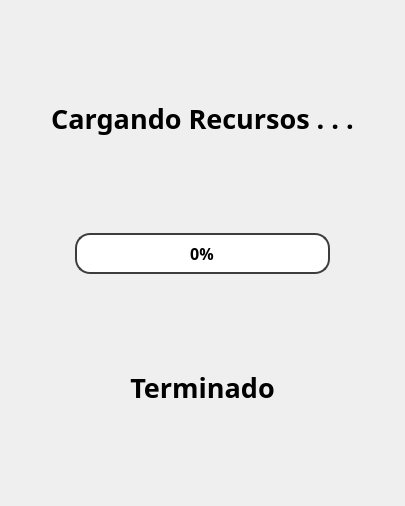
                  <widget class="QWidget" name="Pag2">
                   <property name="styleSheet">
                    <string notr="true"/>
                   </property>
                   <layout class="QVBoxLayout" name="verticalLayout_7">
                    <item>
                     <spacer name="verticalSpacer_7">
                      <property name="orientation">
                       <enum>Qt::Vertical</enum>
                      </property>
                      <property name="sizeHint" stdset="0">
                       <size>
                        <width>20</width>
                        <height>89</height>
                       </size>
                      </property>
                     </spacer>
                    </item>
                    <item>
                     <layout class="QHBoxLayout" name="horizontalLayout_10">
                      <item>
                       <spacer name="horizontalSpacer_13">
                        <property name="orientation">
                         <enum>Qt::Horizontal</enum>
                        </property>
                        <property name="sizeHint" stdset="0">
                         <size>
                          <width>40</width>
                          <height>20</height>
                         </size>
                        </property>
                       </spacer>
                      </item>
                      <item>
                       <widget class="QLabel" name="Informacion">
                        <property name="font">
                         <font>
                          <family>Goudy Old Style</family>
                          <pointsize>20</pointsize>
                          <weight>75</weight>
                          <bold>true</bold>
                         </font>
                        </property>
                        <property name="text">
                         <string>Cargando Recursos . . .</string>
                        </property>
                        <property name="alignment">
                         <set>Qt::AlignCenter</set>
                        </property>
                       </widget>
                      </item>
                      <item>
                       <spacer name="horizontalSpacer_14">
                        <property name="orientation">
                         <enum>Qt::Horizontal</enum>
                        </property>
                        <property name="sizeHint" stdset="0">
                         <size>
                          <width>40</width>
                          <height>20</height>
                         </size>
                        </property>
                       </spacer>
                      </item>
                     </layout>
                    </item>
                    <item>
                     <spacer name="verticalSpacer_8">
                      <property name="orientation">
                       <enum>Qt::Vertical</enum>
                      </property>
                      <property name="sizeHint" stdset="0">
                       <size>
                        <width>20</width>
                        <height>90</height>
                       </size>
                      </property>
                     </spacer>
                    </item>
                    <item>
                     <layout class="QHBoxLayout" name="horizontalLayout_11" stretch="1,4,1">
                      <item>
                       <spacer name="horizontalSpacer_15">
                        <property name="orientation">
                         <enum>Qt::Horizontal</enum>
                        </property>
                        <property name="sizeHint" stdset="0">
                         <size>
                          <width>40</width>
                          <height>20</height>
                         </size>
                        </property>
                       </spacer>
                      </item>
                      <item>
                       <widget class="QProgressBar" name="BarProgress">
                        <property name="minimumSize">
                         <size>
                          <width>0</width>
                          <height>41</height>
                         </size>
                        </property>
                        <property name="font">
                         <font>
                          <family>Bodoni MT</family>
                          <pointsize>12</pointsize>
                          <weight>75</weight>
                          <bold>true</bold>
                         </font>
                        </property>
                        <property name="cursor">
                         <cursorShape>WaitCursor</cursorShape>
                        </property>
                        <property name="styleSheet">
                         <string notr="true">QProgressBar{
background-color:#ffffff;
border: 2px solid rgb(61,61,61);
border-radius:15px;
}

QProgressBar::chunk{
border-radius:13px;;
background-color: qlineargradient(spread:reflect, x1:0, y1:0, x2:0, y2:1, stop:0 rgba(71, 159, 164, 255), stop:1 rgba(0, 112, 192, 255));
border: 0px solid rgb(61,61,61);
}</string>
                        </property>
                        <property name="value">
                         <number>0</number>
                        </property>
                        <property name="alignment">
                         <set>Qt::AlignCenter</set>
                        </property>
                        <property name="textVisible">
                         <bool>true</bool>
                        </property>
                        <property name="orientation">
                         <enum>Qt::Horizontal</enum>
                        </property>
                        <property name="invertedAppearance">
                         <bool>false</bool>
                        </property>
                       </widget>
                      </item>
                      <item>
                       <spacer name="horizontalSpacer_16">
                        <property name="orientation">
                         <enum>Qt::Horizontal</enum>
                        </property>
                        <property name="sizeHint" stdset="0">
                         <size>
                          <width>40</width>
                          <height>20</height>
                         </size>
                        </property>
                       </spacer>
                      </item>
                     </layout>
                    </item>
                    <item>
                     <spacer name="verticalSpacer_9">
                      <property name="orientation">
                       <enum>Qt::Vertical</enum>
                      </property>
                      <property name="sizeHint" stdset="0">
                       <size>
                        <width>20</width>
                        <height>89</height>
                       </size>
                      </property>
                     </spacer>
                    </item>
                    <item>
                     <layout class="QHBoxLayout" name="horizontalLayout_9">
                      <item>
                       <spacer name="horizontalSpacer_17">
                        <property name="orientation">
                         <enum>Qt::Horizontal</enum>
                        </property>
                        <property name="sizeHint" stdset="0">
                         <size>
                          <width>40</width>
                          <height>20</height>
                         </size>
                        </property>
                       </spacer>
                      </item>
                      <item>
                       <widget class="QLabel" name="Terminado">
                        <property name="font">
                         <font>
                          <family>Goudy Old Style</family>
                          <pointsize>20</pointsize>
                          <weight>75</weight>
                          <bold>true</bold>
                         </font>
                        </property>
                        <property name="text">
                         <string>Terminado</string>
                        </property>
                        <property name="alignment">
                         <set>Qt::AlignCenter</set>
                        </property>
                       </widget>
                      </item>
                      <item>
                       <spacer name="horizontalSpacer_18">
                        <property name="orientation">
                         <enum>Qt::Horizontal</enum>
                        </property>
                        <property name="sizeHint" stdset="0">
                         <size>
                          <width>40</width>
                          <height>20</height>
                         </size>
                        </property>
                       </spacer>
                      </item>
                     </layout>
                    </item>
                    <item>
                     <spacer name="verticalSpacer_10">
                      <property name="orientation">
                       <enum>Qt::Vertical</enum>
                      </property>
                      <property name="sizeHint" stdset="0">
                       <size>
                        <width>20</width>
                        <height>89</height>
                       </size>
                      </property>
                     </spacer>
                    </item>
                   </layout>
                  </widget>
